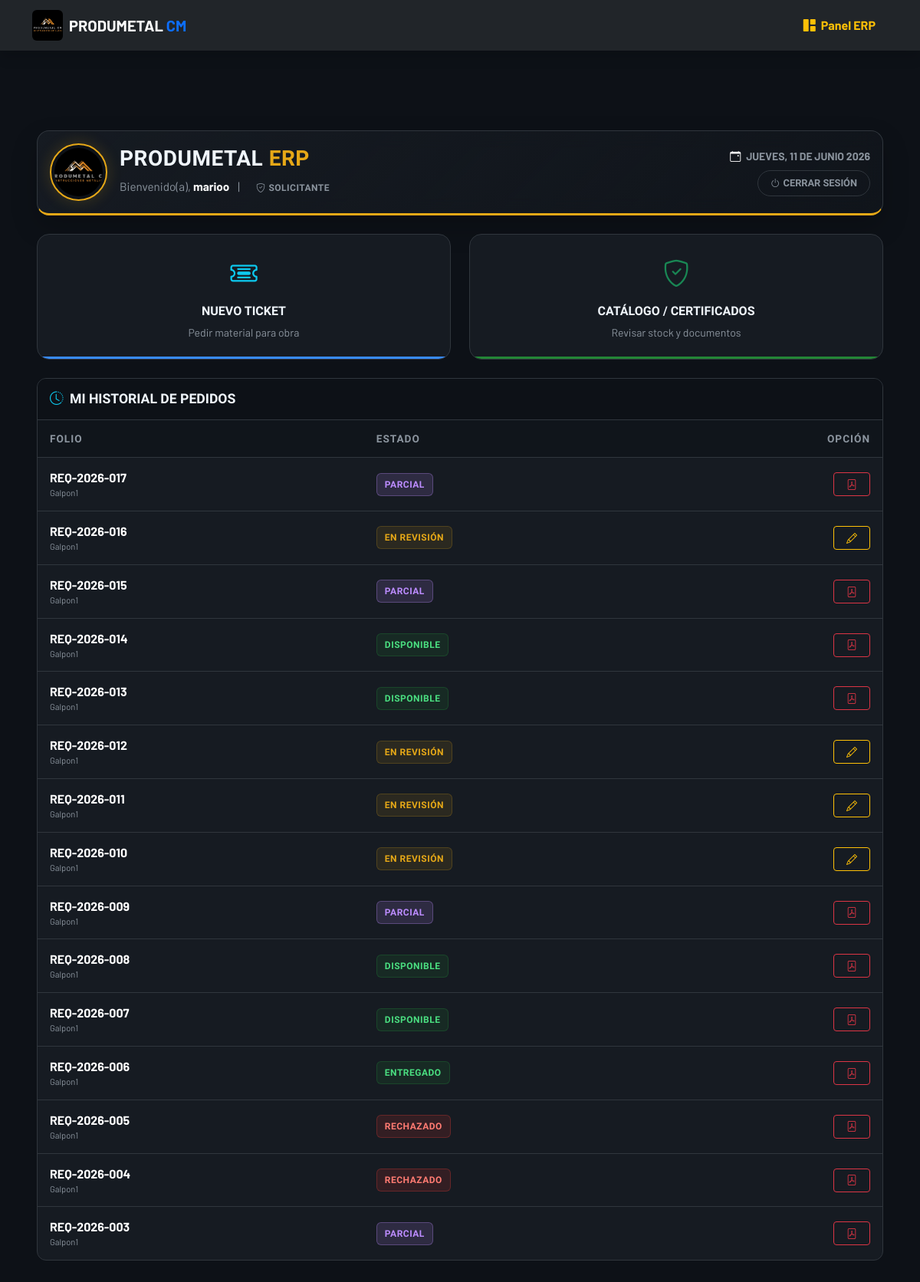
The app's page /erp/dashboard/ (signed in) with its own data.
### web/models.py (models this page shows, shortened)
class Requerimiento(models.Model):
    ESTADOS = [
        ('PENDIENTE', 'Pendiente de Aprobación Admin'),
        ('APROBADO', 'Aprobado'),
        ('RECHAZADO', 'Rechazado'),
        ('PARCIALMENTE_DESPACHADO', 'Parcialmente Despachado'),
        ('DESPACHADO', 'Despachado Totalmente'),
        ('EN_COMPRAS', 'Enviado a Compras'),
    ]
    folio = models.CharField(max_length=20, unique=True, blank=True, editable=False)
    solicitante = models.ForeignKey(User, on_delete=models.PROTECT, related_name='requerimientos')
    proyecto = models.ForeignKey(Proyecto, on_delete=models.PROTECT)
    fecha_solicitud = models.DateTimeField(auto_now_add=True)
    estado = models.CharField(max_length=30, choices=ESTADOS, default='PENDIENTE')
    observaciones = models.TextField(blank=True)
    history = HistoricalRecords()

class Proyecto(models.Model):
    nombre = models.CharField(max_length=200)
    centro_costos = models.CharField(max_length=100, unique=True, blank=True)
    descripcion = models.TextField(blank=True, null=True, verbose_name="Descripción del Proyecto")
    is_active = models.BooleanField(default=True, help_text="Desmarcar para borrado lógico")
    fecha_creacion = models.DateTimeField(auto_now_add=True)
    bodega_proyecto = models.OneToOneField(Bodega, on_delete=models.SET_NULL, null=True, blank=True, related_name='proyecto_asociado')
    history = HistoricalRecords() # AUDITORÍA TOTAL

### web/views.py (the view, shortened to what this page needs)
# urls.py: path('erp/dashboard/', views.dashboard_erp, name='dashboard_erp'),
@login_required(login_url='login')
def dashboard_erp(request):
    usuario = request.user
    context = {}
    Bodega.objects.get_or_create(nombre='Bodega Central', defaults={'is_principal': True})
    if es_admin(usuario):
        context['rol'] = 'Administrador'
        context['tickets_pendientes'] = Requerimiento.objects.filter(estado='PENDIENTE').order_by('fecha_solicitud')
        context['ultimos_movimientos'] = MovimientoInventario.objects.all().order_by('-fecha_hora')[:5]
        context['cotizaciones_pendientes'] = SolicitudCompra.objects.filter(estado='COTIZADO').order_by('fecha_creacion')
        context['alertas_oc'] = OrdenCompra.objects.filter(estado='RECIBIDA_PARCIAL')
    elif es_comprador(usuario):
        context['rol'] = 'Compras'
        context['solicitudes_compras'] = SolicitudCompra.objects.filter(estado__in=['ENVIADO_A_COMPRAS', 'REVISADO_ADMIN']).order_by('-fecha_creacion')
        context['alertas_oc'] = OrdenCompra.objects.filter(estado='RECIBIDA_PARCIAL')
    else:
        context['rol'] = 'Solicitante'
        context['mis_requerimientos'] = Requerimiento.objects.filter(solicitante=usuario).order_by('-fecha_solicitud')
    return render(request, 'web/erp/dashboard.html', context)

### web/templates/web/erp/dashboard.html (shortened to what this page needs)
{% extends 'web/base.html' %}
{% load static %}
{% block content %}
<div class="container-fluid px-2 px-xl-5 erp-container">
    <div class="dashboard-banner p-3 mb-4 fade-up">
        <div class="d-flex flex-column flex-md-row justify-content-between align-items-center">
            <div class="d-flex align-items-center gap-3 flex-column flex-md-row text-center text-md-start">
                <img src="{% static 'web/img/logo.jpg' %}" alt="Logo ProduMetal" class="rounded-circle company-logo-dashboard">
                <div>
                    <h3 class="title-erp mb-1">ProduMetal <span>ERP</span></h3>
                    <p class="mb-0 text-muted" style="font-size: 0.95rem;">
                        Bienvenido(a), <span class="fw-bold text-white">{{ request.user.first_name|default:request.user.username }}</span>
                        <span class="d-none d-md-inline mx-2 text-secondary">|</span>
                        <span class="badge-soft badge-soft-secondary mt-1 shadow-none">
                            <i class="bi bi-shield-check"></i> {{ rol }}
                        </span>
                    </p>
                </div>
            </div>
            <div class="text-center text-md-end mt-3 mt-md-0">
                <div class="text-muted small fw-bold text-uppercase mb-2 d-none d-md-block">
                    <i class="bi bi-calendar-event me-1 text-white"></i> {% now "l, d \d\e F Y" %}
                </div>
                <a href="{% url 'logout' %}" class="btn-logout d-inline-flex align-items-center">
                    <i class="bi bi-power me-1"></i> Cerrar Sesión
                </a>
            </div>
        </div>
    </div>
    {% if rol == 'Administrador' %}
    <div class="action-card-grid mb-4 fade-up delay-1">
        <a href="{% url 'inventario_actual' %}" class="action-card card-amber">
            <div class="action-icon text-warning"><i class="bi bi-boxes"></i></div>
            <h6>Catálogo Maestro</h6>
        </a>
        <a href="{% url 'trazabilidad_requerimientos' %}" class="action-card card-blue">
            <div class="action-icon text-info"><i class="bi bi-radar"></i></div>
            <h6>Trazabilidad</h6>
        </a>
        <a href="{% url 'gestionar_proyectos' %}" class="action-card card-green">
            <div class="action-icon text-success"><i class="bi bi-building-gear"></i></div>
            <h6>Obras / Proyectos</h6>
        </a>
        <a href="{% url 'gestionar_empleados' %}" class="action-card card-purple">
            <div class="action-icon" style="color: var(--pm-purple);"><i class="bi bi-people"></i></div>
            <h6>Personal</h6>
        </a>
        <a href="{% url 'historial_solicitudes' %}" class="action-card card-blue">
            <div class="action-icon text-info"><i class="bi bi-clock-history"></i></div>
            <h6>Historial Compras</h6>
        </a>
        <a href="{% url 'listar_ordenes_compra' %}" class="action-card card-red">
            <div class="action-icon text-danger"><i class="bi bi-file-earmark-check"></i></div>
            <h6>Órdenes Emitidas</h6>
        </a>
        <a href="{% url 'configuracion_erp' %}" class="action-card card-secondary">
            <div class="action-icon text-secondary"><i class="bi bi-gear-fill"></i></div>
            <h6>Configuración</h6>
        </a>
    </div>
    {% if cotizaciones_pendientes %}
    <div class="card card-minimal mb-4 overflow-hidden fade-up delay-2" style="border-left: 4px solid var(--pm-green);">
        <div class="card-body p-4 d-flex flex-column flex-md-row justify-content-between align-items-center gap-3" style="background: radial-gradient(circle at right, rgba(35,134,54,0.15) 0%, transparent 70%);">
            <div class="d-flex align-items-center flex-column flex-md-row text-center text-md-start">
                <i class="bi bi-currency-dollar text-success fs-1 mb-2 mb-md-0 me-md-3"></i>
                <div>
                    <h5 class="mb-1 fw-bold title-erp text-white">Aprobación Gerencial</h5>
                    <div class="text-muted small">Compras envió <strong class="text-white">{{ cotizaciones_pendientes.count }} cotización(es)</strong> para revisión de costos.</div>
                </div>
            </div>
            <a href="{% url 'revisar_cotizacion' cotizaciones_pendientes.first.id %}" class="btn btn-success fw-bold px-4 shadow-sm w-100 w-md-auto">
                <i class="bi bi-search me-1"></i> Auditar Costos
            </a>
        </div>
    </div>
    {% endif %}
    <div class="row g-3 mb-4">
        <div class="col-12 col-lg-8 fade-up delay-2">
            <div class="card card-minimal h-100">
                <div class="card-header-custom d-flex justify-content-between align-items-center">
                    <h6><i class="bi bi-inbox text-warning me-1"></i> Tickets por Autorizar</h6>
                    <span class="badge-soft badge-soft-warning">{{ tickets_pendientes.count }} Pendientes</span>
                </div>
                <div class="card-body p-0">
                    <div class="table-responsive m-0 border-0 rounded-0">
                        <table class="table table-modern mb-0">
                            <thead>
                                <tr>
                                    <th class="ps-3">Folio</th>
                                    <th>Proyecto</th>
                                    <th class="text-end pe-3">Acción</th>
                                </tr>
                            </thead>
                            <tbody>
                                {% for req in tickets_pendientes %}
                                <tr>
                                    <td class="ps-3 text-nowrap"><div class="fw-bold text-warning">{{ req.folio }}</div></td>
                                    <td><div class="text-truncate" style="max-width: 120px; font-size: 0.85rem;">{{ req.proyecto.centro_costos }}</div></td>
                                    <td class="text-end pe-3">
                                        <a href="{% url 'revisar_requerimiento_items' req.id %}" class="btn btn-sm btn-outline-warning py-1 px-3"><i class="bi bi-eye"></i></a>
                                    </td>
                                </tr>
                                {% empty %}
                                <tr><td colspan="3" class="text-center py-4 text-muted small">No hay requerimientos pendientes.</td></tr>
                                {% endfor %}
                            </tbody>
                        </table>
                    </div>
                </div>
            </div>
        </div>
        <div class="col-12 col-lg-4 fade-up delay-3">
            <div class="card card-minimal h-100">
                <div class="card-header-custom d-flex justify-content-between align-items-center">
                    <h6><i class="bi bi-activity text-info me-1"></i> Movimientos</h6>
                    <a href="{% url 'historial_movimientos' %}" class="text-info small text-decoration-none">Ver todo</a>
                </div>
                <div class="card-body p-3">
                    {% for mov in ultimos_movimientos %}
                    <div class="timeline-item">
                        <div class="timeline-icon">
                            {% if mov.tipo == 'INGRESO' %}
                                <i class="bi bi-arrow-down-circle-fill text-success"></i>
                            {% elif mov.tipo == 'SALIDA' or mov.tipo == 'VENTA' %}
                                <i class="bi bi-arrow-up-right-circle-fill text-warning"></i>
                            {% else %}
                                <i class="bi bi-arrow-left-right text-info"></i>
                            {% endif %}
                        </div>
                        <div>
                            <div class="d-flex justify-content-between align-items-center">
                                <span class="fw-bold text-white text-truncate pe-2" style="font-size: 0.85rem; max-width: 120px;">{{ mov.material.sku }}</span>
                                <span class="fw-bold {% if mov.tipo == 'INGRESO' %}text-success{% elif mov.tipo == 'SALIDA' %}text-warning{% else %}text-info{% endif %}" style="font-size: 0.8rem;">
                                    {% if mov.tipo == 'INGRESO' %}+{% endif %}{{ mov.cantidad }}
                                </span>
                            </div>
                            <div class="text-muted mt-1" style="font-size: 0.7rem;">{{ mov.fecha_hora|timesince }} atrás | {{ mov.responsable.username }}</div>
                        </div>
                    </div>
                    {% empty %}
                    <div class="text-center py-3 text-muted small">Sin actividad reciente.</div>
                    {% endfor %}
                </div>
            </div>
        </div>
    </div>
    {% else %}
    <div class="action-card-grid mb-4 fade-up delay-1">
        <a href="{% url 'crear_requerimiento' %}" class="action-card card-blue">
            <div class="action-icon text-info"><i class="bi bi-ticket-detailed"></i></div>
            <h6>Nuevo Ticket</h6>
            <p class="small text-muted mt-2 mb-0">Pedir material para obra</p>
        </a>
        <a href="{% url 'inventario_actual' %}" class="action-card card-green">
            <div class="action-icon text-success"><i class="bi bi-shield-check"></i></div>
            <h6>Catálogo / Certificados</h6>
            <p class="small text-muted mt-2 mb-0">Revisar stock y documentos</p>
        </a>
    </div>
    <div class="card card-minimal fade-up delay-2">
        <div class="card-header-custom">
            <h6><i class="bi bi-clock-history text-info me-1"></i> Mi Historial de Pedidos</h6>
        </div>
        <div class="card-body p-0">
            <div class="table-responsive m-0 border-0 rounded-0">
                <table class="table table-modern mb-0">
                    <thead>
                        <tr>
                            <th class="ps-3">Folio</th>
                            <th>Estado</th>
                            <th class="text-end pe-3">Opción</th>
                        </tr>
                    </thead>
                    <tbody>
                        {% for req in mis_requerimientos %}
                        <tr>
                            <td class="ps-3 text-nowrap">
                                <div class="fw-bold text-white">{{ req.folio|default:"Borrador" }}</div>
                                <div class="small text-muted" style="font-size: 0.7rem;">{{ req.proyecto.nombre|truncatechars:15 }}</div>
                            </td>
                            <td>
                                {% if req.estado == 'PENDIENTE' %}
                                    <span class="badge-soft badge-soft-warning">En Revisión</span>
                                {% elif req.estado == 'APROBADO' %}
                                    <span class="badge-soft badge-soft-success">Disponible</span>
                                {% elif req.estado == 'PARCIALMENTE_DESPACHADO' %}
                                    <span class="badge-soft badge-soft-purple">Parcial</span>
                                {% elif req.estado == 'RECHAZADO' %}
                                    <span class="badge-soft badge-soft-danger">Rechazado</span>
                                {% elif req.estado == 'EN_COMPRAS' %}
                                    <span class="badge-soft badge-soft-info">Comprando</span>
                                {% else %}
                                    <span class="badge-soft badge-soft-success">Entregado</span>
                                {% endif %}
                            </td>
                            <td class="text-end pe-3">
                                {% if req.estado == 'PENDIENTE' %}
                                    <a href="{% url 'añadir_materiales' req.id %}" class="btn btn-sm btn-outline-warning py-1 px-3"><i class="bi bi-pencil"></i></a>
                                {% else %}
                                    <a href="{% url 'imprimir_pdf_ticket' req.id %}" target="_blank" class="btn btn-sm btn-outline-danger py-1 px-3"><i class="bi bi-file-pdf"></i></a>
                                {% endif %}
                            </td>
                        </tr>
                        {% empty %}
                        <tr><td colspan="3" class="text-center py-4 text-muted small">Aún no has solicitado materiales a bodega.</td></tr>
                        {% endfor %}
                    </tbody>
                </table>
            </div>
        </div>
    </div>
    {% endif %}
</div>
{% endblock %}

### records on screen
Requerimiento: folio "REQ-2026-017", proyecto.nombre "Galpon1", shows "PARCIAL"
Requerimiento: folio "REQ-2026-016", proyecto.nombre "Galpon1", estado "EN REVISIÓN"
Requerimiento: folio "REQ-2026-015", proyecto.nombre "Galpon1", shows "PARCIAL"
Requerimiento: folio "REQ-2026-014", proyecto.nombre "Galpon1", estado "DISPONIBLE"
Requerimiento: folio "REQ-2026-013", proyecto.nombre "Galpon1", estado "DISPONIBLE"
Requerimiento: folio "REQ-2026-012", proyecto.nombre "Galpon1", estado "EN REVISIÓN"
Requerimiento: folio "REQ-2026-011", proyecto.nombre "Galpon1", estado "EN REVISIÓN"
Requerimiento: folio "REQ-2026-010", proyecto.nombre "Galpon1", estado "EN REVISIÓN"
Requerimiento: folio "REQ-2026-009", proyecto.nombre "Galpon1", shows "PARCIAL"
Requerimiento: folio "REQ-2026-008", proyecto.nombre "Galpon1", estado "DISPONIBLE"
Requerimiento: folio "REQ-2026-007", proyecto.nombre "Galpon1", estado "DISPONIBLE"
Requerimiento: folio "REQ-2026-006", proyecto.nombre "Galpon1", estado "ENTREGADO"
Requerimiento: folio "REQ-2026-005", proyecto.nombre "Galpon1", estado "RECHAZADO"
Requerimiento: folio "REQ-2026-004", proyecto.nombre "Galpon1", estado "RECHAZADO"
Requerimiento: folio "REQ-2026-003", proyecto.nombre "Galpon1", shows "PARCIAL"

### other values on screen
{{ request.user.first_name|default:request.user.username }} "marioo"
{{ rol }} "SOLICITANTE"
